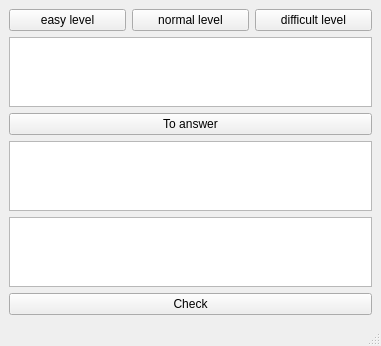
<?xml version="1.0" encoding="UTF-8"?>
<ui version="4.0">
 <class>AIAskEverything</class>
 <widget class="QMainWindow" name="AIAskEverything">
  <property name="geometry">
   <rect>
    <x>0</x>
    <y>0</y>
    <width>381</width>
    <height>345</height>
   </rect>
  </property>
  <property name="windowTitle">
   <string>AIAskEverything</string>
  </property>
  <widget class="QWidget" name="centralwidget">
   <layout class="QVBoxLayout" name="verticalLayout">
    <item>
     <layout class="QHBoxLayout" name="horizontalLayout">
      <item>
       <widget class="QPushButton" name="easy">
        <property name="text">
         <string>easy level</string>
        </property>
       </widget>
      </item>
      <item>
       <widget class="QPushButton" name="normal">
        <property name="text">
         <string>normal level</string>
        </property>
       </widget>
      </item>
      <item>
       <widget class="QPushButton" name="difficult">
        <property name="text">
         <string>difficult level</string>
        </property>
       </widget>
      </item>
     </layout>
    </item>
    <item>
     <widget class="QTextEdit" name="te_question"/>
    </item>
    <item>
     <widget class="QPushButton" name="b_ask">
      <property name="text">
       <string>To answer</string>
      </property>
     </widget>
    </item>
    <item>
     <widget class="QTextBrowser" name="te_answer"/>
    </item>
    <item>
     <widget class="QTextBrowser" name="Balls"/>
    </item>
    <item>
     <widget class="QPushButton" name="Check">
      <property name="text">
       <string>Check</string>
      </property>
     </widget>
    </item>
   </layout>
  </widget>
  <widget class="QMenuBar" name="menubar">
   <property name="geometry">
    <rect>
     <x>0</x>
     <y>0</y>
     <width>381</width>
     <height>21</height>
    </rect>
   </property>
  </widget>
  <widget class="QStatusBar" name="statusbar"/>
 </widget>
 <resources/>
 <connections/>
</ui>
